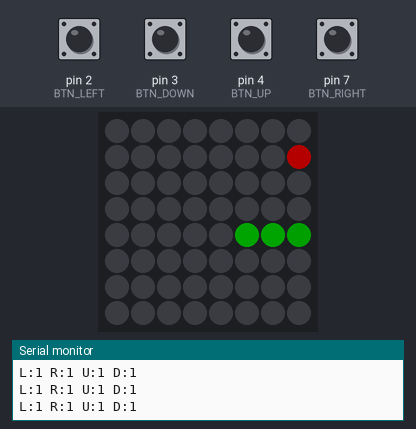
This sketch was run on a simulated Arduino Uno, built with avr-gcc and run on an emulated ATmega328P. Parts: 8×8 RGB LED matrix (first LED top left, wired row by row), the last lines printed to the serial monitor. The test bench sets the inputs (shaded band); at power-on: pin 2 (BTN_LEFT), pin 3 (BTN_DOWN), pin 4 (BTN_UP), pin 7 (BTN_RIGHT) HIGH. Dim RGB values are drawn brighter than linear; random numbers use the default seed unless the sketch sets one.

Above: at 1.2 s.
1.3 s: pin 3 (BTN_DOWN) pulled LOW for 0.15 s
At 1.66 s:
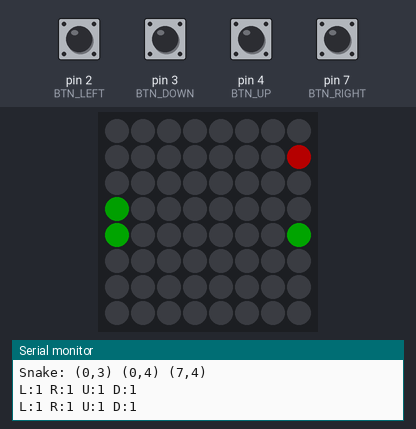
2.0 s: pin 2 (BTN_LEFT) pulled LOW for 0.15 s
At 2.26 s:
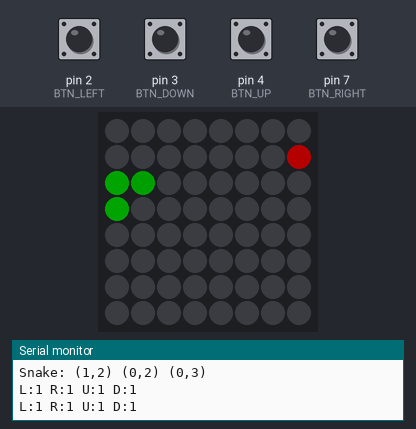
2.7 s: pin 7 (BTN_RIGHT) pulled LOW for 0.15 s
3.4 s: pin 7 (BTN_RIGHT) pulled LOW for 1 s
5.0 s: pin 4 (BTN_UP) pulled LOW for 0.15 s
At 5.31 s:
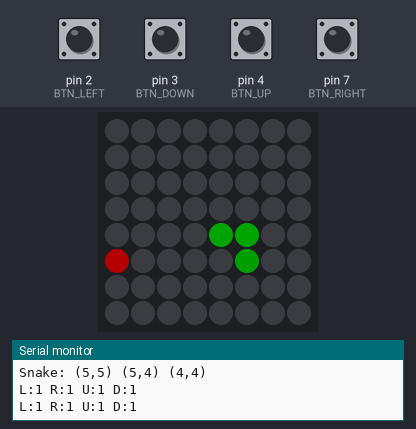
5.7 s: pin 2 (BTN_LEFT) pulled LOW for 1 s
At 5.91 s:
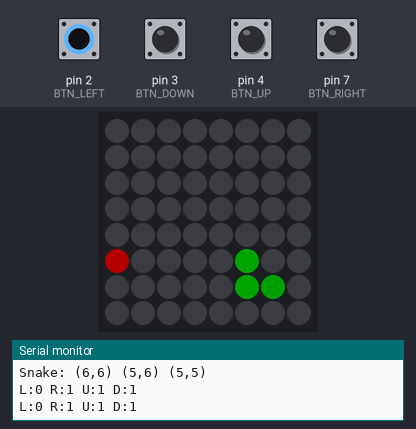
Timing chart, 0 to 8.3 s (numbered marks = the images above; inputs shaded):
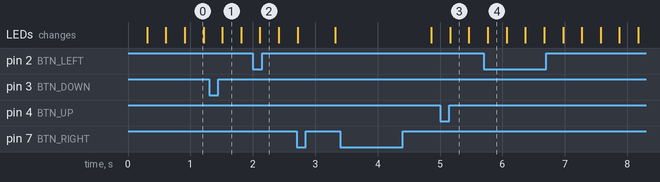

The sketch:

demo.ino
```cpp
#include <FastLED.h>

#define LED_PIN     6
#define NUM_LEDS    64
#define BRIGHTNESS  64
#define LED_TYPE    WS2812
#define COLOR_ORDER GRB

CRGB leds[NUM_LEDS];

// Кнопки
#define BTN_LEFT    2
#define BTN_DOWN    3
#define BTN_UP      4
#define BTN_RIGHT   7

#define WIDTH  8
#define HEIGHT 8

enum Direction { UP, DOWN, LEFT, RIGHT };
Direction dir = RIGHT;

struct Point {
  uint8_t x;
  uint8_t y;
};

#define MAX_SNAKE_LENGTH 64
Point snake[MAX_SNAKE_LENGTH];
int snakeLength = 3;

Point food;

unsigned long lastUpdate = 0;
const unsigned long updateInterval = 300;

int XYtoIndex(uint8_t x, uint8_t y) {
  // Защита от выхода за границы
  if (x >= WIDTH) x = WIDTH - 1;
  if (y >= HEIGHT) y = HEIGHT - 1;
  return y * WIDTH + x;  // Прямая нумерация
}

void placeFood() {
  bool valid = false;
  while (!valid) {
    food.x = random(0, WIDTH);
    food.y = random(0, HEIGHT);
    valid = true;
    for (int i = 0; i < snakeLength; i++) {
      if (snake[i].x == food.x && snake[i].y == food.y) {
        valid = false;
        break;
      }
    }
  }
}

void setup() {
  Serial.begin(9600);
  FastLED.addLeds<LED_TYPE, LED_PIN, COLOR_ORDER>(leds, NUM_LEDS).setCorrection(TypicalLEDStrip);
  FastLED.setBrightness(BRIGHTNESS);

  pinMode(BTN_LEFT, INPUT_PULLUP);
  pinMode(BTN_DOWN, INPUT_PULLUP);
  pinMode(BTN_UP, INPUT_PULLUP);
  pinMode(BTN_RIGHT, INPUT_PULLUP);

  // Инициализация змейки в центре
  snake[0] = {4, 4};
  snake[1] = {3, 4};
  snake[2] = {2, 4};

  placeFood();
}

void loop() {
  // Обработка нажатий кнопок (исправленная логика)
  if (digitalRead(BTN_LEFT) == LOW && dir != RIGHT) {
    dir = RIGHT;
  }
  if (digitalRead(BTN_RIGHT) == LOW && dir != LEFT) {
    dir = LEFT;
  }
  if (digitalRead(BTN_UP) == LOW && dir != DOWN) {
    dir = UP;
  }
  if (digitalRead(BTN_DOWN) == LOW && dir != UP) {
    dir = DOWN;
  }

  Serial.print("L:"); Serial.print(digitalRead(BTN_LEFT));
  Serial.print(" R:"); Serial.print(digitalRead(BTN_RIGHT));
  Serial.print(" U:"); Serial.print(digitalRead(BTN_UP));
  Serial.print(" D:"); Serial.println(digitalRead(BTN_DOWN));

  unsigned long now = millis();
  if (now - lastUpdate > updateInterval) {
    lastUpdate = now;

    Point newHead = snake[0];
    switch (dir) {
      case UP:    newHead.y = (newHead.y + 1) % HEIGHT; break;
      case DOWN:  newHead.y = (newHead.y == 0) ? HEIGHT - 1 : newHead.y - 1; break;
      case LEFT:  newHead.x = (newHead.x == 0) ? WIDTH - 1 : newHead.x - 1; break;
      case RIGHT: newHead.x = (newHead.x + 1) % WIDTH; break;
    }

    // Проверка столкновения с телом змейки
    for (int i = 0; i < snakeLength; i++) {
      if (snake[i].x == newHead.x && snake[i].y == newHead.y) {
        // Сброс игры
        snakeLength = 3;
        snake[0] = {4, 4};
        snake[1] = {3, 4};
        snake[2] = {2, 4};
        dir = RIGHT;
        placeFood();
        return;
      }
    }

    // Сдвигаем змейку
    for (int i = snakeLength - 1; i > 0; i--) {
      snake[i] = snake[i - 1];
    }
    snake[0] = newHead;

    // Проверяем еду
    if (newHead.x == food.x && newHead.y == food.y) {
      if (snakeLength < MAX_SNAKE_LENGTH) {
        snakeLength++;
        snake[snakeLength - 1] = snake[snakeLength - 2];
      }
      placeFood();
    }

    // Отрисовка
    for (int i = 0; i < NUM_LEDS; i++) leds[i] = CRGB::Black;
    leds[XYtoIndex(food.x, food.y)] = CRGB::Red;
    for (int i = 0; i < snakeLength; i++) {
      leds[XYtoIndex(snake[i].x, snake[i].y)] = (i == 0) ? CRGB::Green : CRGB(0, 150, 0);
    }
    FastLED.show();

    // Отладка координат еды и головы змейки
    Serial.print("Food: (");
    Serial.print(food.x);
    Serial.print(",");
    Serial.print(food.y);
    Serial.print(") Head: (");
    Serial.print(snake[0].x);
    Serial.print(",");
    Serial.print(snake[0].y);
    Serial.println(")");

    // Отладка змейки
    Serial.print("Snake: ");
    for (int i = 0; i < snakeLength; i++) {
      Serial.print("(");
      Serial.print(snake[i].x);
      Serial.print(",");
      Serial.print(snake[i].y);
      Serial.print(") ");
    }
    Serial.println();
  }
}
```
